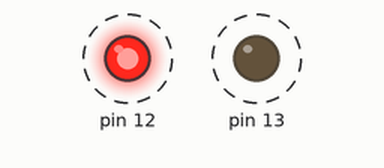
This sketch was run on a simulated Arduino Uno, built with avr-gcc and run on an emulated ATmega328P. On the bench: output pins drawn as LEDs (lit = HIGH). Dashed ring = blinking.

Above: at 0.5 s.
Timing chart, 0 to 4.6 s (numbered marks = the images above):
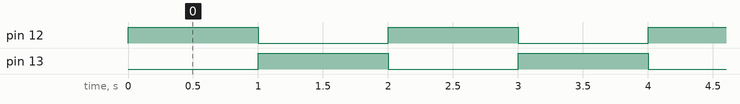

The sketch:

blink-led.ino
```cpp
void setup() {
  pinMode(13, OUTPUT);
  pinMode(12, OUTPUT);


}

void loop() {
  digitalWrite(12, HIGH);
  digitalWrite(13, LOW);
  delay(1000);
  digitalWrite(12, LOW);
  digitalWrite(13, HIGH);
  delay(1000);
}
```

Measured:
- by itself, pin 12, pin 13: alternates HIGH for 1.0 s and LOW for 1.0 s
